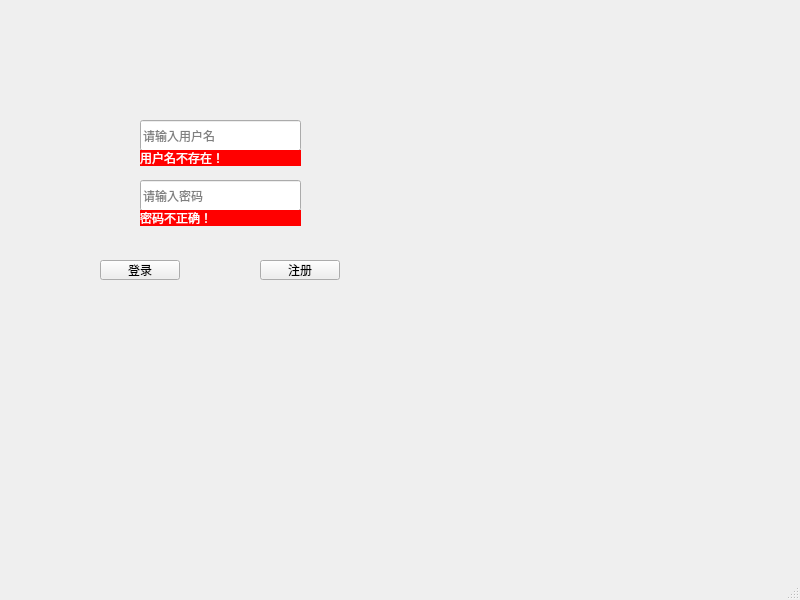
<?xml version="1.0" encoding="UTF-8"?>
<ui version="4.0">
 <class>sign_in_window</class>
 <widget class="QMainWindow" name="sign_in_window">
  <property name="geometry">
   <rect>
    <x>0</x>
    <y>0</y>
    <width>800</width>
    <height>600</height>
   </rect>
  </property>
  <property name="windowTitle">
   <string>MainWindow</string>
  </property>
  <widget class="QWidget" name="centralwidget">
   <widget class="QPushButton" name="sign_in_Button">
    <property name="geometry">
     <rect>
      <x>100</x>
      <y>260</y>
      <width>80</width>
      <height>20</height>
     </rect>
    </property>
    <property name="text">
     <string>登录</string>
    </property>
   </widget>
   <widget class="QPushButton" name="sign_up_button">
    <property name="geometry">
     <rect>
      <x>260</x>
      <y>260</y>
      <width>80</width>
      <height>20</height>
     </rect>
    </property>
    <property name="text">
     <string>注册</string>
    </property>
   </widget>
   <widget class="QLineEdit" name="lineEdit_username">
    <property name="geometry">
     <rect>
      <x>140</x>
      <y>120</y>
      <width>161</width>
      <height>31</height>
     </rect>
    </property>
    <property name="placeholderText">
     <string>请输入用户名</string>
    </property>
   </widget>
   <widget class="QLineEdit" name="lineEdit_password">
    <property name="geometry">
     <rect>
      <x>140</x>
      <y>180</y>
      <width>161</width>
      <height>31</height>
     </rect>
    </property>
    <property name="placeholderText">
     <string>请输入密码</string>
    </property>
   </widget>
   <widget class="QLabel" name="empty_username_warning">
    <property name="geometry">
     <rect>
      <x>140</x>
      <y>150</y>
      <width>161</width>
      <height>16</height>
     </rect>
    </property>
    <property name="styleSheet">
     <string notr="true">background-color: rgb(255, 0, 0);
color: rgb(255, 255, 255);</string>
    </property>
    <property name="text">
     <string>请输入您的用户名！</string>
    </property>
   </widget>
   <widget class="QLabel" name="empty_password_warning">
    <property name="geometry">
     <rect>
      <x>140</x>
      <y>210</y>
      <width>161</width>
      <height>16</height>
     </rect>
    </property>
    <property name="styleSheet">
     <string notr="true">color: rgb(255, 255, 255);
background-color: rgb(255, 0, 0);</string>
    </property>
    <property name="text">
     <string>请输入您的密码！</string>
    </property>
   </widget>
   <widget class="QLabel" name="notfind_username_warning">
    <property name="geometry">
     <rect>
      <x>140</x>
      <y>150</y>
      <width>161</width>
      <height>16</height>
     </rect>
    </property>
    <property name="styleSheet">
     <string notr="true">color: rgb(255, 255, 255);
background-color: rgb(255, 0, 0);</string>
    </property>
    <property name="text">
     <string>用户名不存在！</string>
    </property>
   </widget>
   <widget class="QLabel" name="error_password_warning">
    <property name="geometry">
     <rect>
      <x>140</x>
      <y>210</y>
      <width>161</width>
      <height>16</height>
     </rect>
    </property>
    <property name="styleSheet">
     <string notr="true">color: rgb(255, 255, 255);
background-color: rgb(255, 0, 0);</string>
    </property>
    <property name="text">
     <string>密码不正确！</string>
    </property>
   </widget>
  </widget>
  <widget class="QMenuBar" name="menubar">
   <property name="geometry">
    <rect>
     <x>0</x>
     <y>0</y>
     <width>800</width>
     <height>18</height>
    </rect>
   </property>
  </widget>
  <widget class="QStatusBar" name="statusbar"/>
 </widget>
 <resources/>
 <connections/>
</ui>
